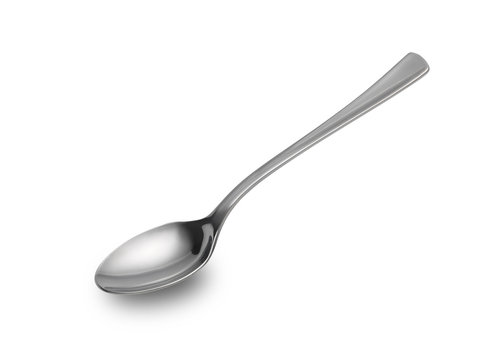
#> input picture test_images/spoon1.jpg, 480 x 360 px
$ python -i preprocessing.py   (imports and definitions only)   (older library calls are emulated)
#> lines starting #> are read from the running program, lines starting #| are printed output that depends on the picture; after the words box and inside, x2 and y2 are one past the last pixel; in counts of white or black regions, pixels touching at a corner belong together
#> further down, picture is the input picture: shape (360, 480, 3); mean B, G, R 247.7, 247.7, 247.8
import cv2
import numpy as np
from typing import Optional


class EdgeDetector:
    #Default parameters
    DEFAULT_GAUSSIAN_SIGMA = 1.5
    DEFAULT_CANNY_LOW = 30
    DEFAULT_CANNY_HIGH = 100
    DEFAULT_SOBEL_KERNEL = 3
    DEFAULT_ITERATIONS = 2

    def __init__(self):
        #Initialize with default parameters
        self.gaussian_sigma = self.DEFAULT_GAUSSIAN_SIGMA
        self.canny_low = self.DEFAULT_CANNY_LOW
        self.canny_high = self.DEFAULT_CANNY_HIGH
        self.sobel_kernel = self.DEFAULT_SOBEL_KERNEL
        self.iterations = self.DEFAULT_ITERATIONS

    @staticmethod
    #Function to load an image from a given path
    def load_image(image_path: str) -> Optional[np.ndarray]:
        image = cv2.imread(image_path)
        if image is None:
            print(f"Error: Could not load image from {image_path}")
        return image

    @staticmethod
    #Function to convert an image to grayscale
    def to_grayscale(image: np.ndarray) -> np.ndarray:
        if len(image.shape) == 3:
            return cv2.cvtColor(image, cv2.COLOR_BGR2GRAY)
        return image

    #Function to apply Gaussian smoothing to an image
    def apply_gaussian_smoothing(self, image: np.ndarray, sigma: Optional[float] = None) -> np.ndarray:
        if sigma is None:
            sigma = self.gaussian_sigma

        kernel_size = int(2 * np.ceil(3 * sigma) + 1)
        if kernel_size % 2 == 0:
            kernel_size += 1

        return cv2.GaussianBlur(image, (kernel_size, kernel_size), sigma)

    #Function to perform Canny edge detection
    def canny_edge_detection(self, image: np.ndarray, low_threshold: Optional[int] = None, high_threshold: Optional[int] = None) -> np.ndarray:

        if low_threshold is None:
            low_threshold = self.canny_low
        if high_threshold is None:
            high_threshold = self.canny_high

        return cv2.Canny(image, low_threshold, high_threshold)
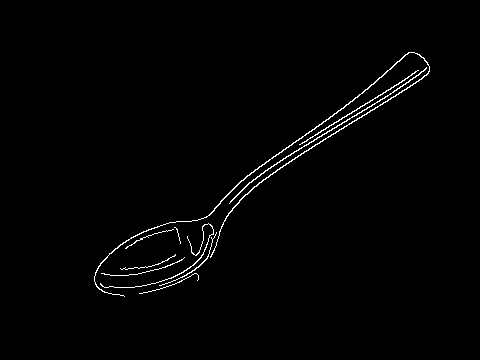
#> returned value: shape (360, 480); 1.2% white in thin lines or dots, all inside (x1, y1, x2, y2) = (94, 52, 430, 297)

    #Function to perform Sobel edge detection
    def sobel_edge_detection(self, image: np.ndarray, kernel_size: Optional[int] = None) -> np.ndarray:

        if kernel_size is None:
            kernel_size = self.sobel_kernel

        grad_x = cv2.Sobel(image, cv2.CV_64F, 1, 0, ksize=kernel_size)
        grad_y = cv2.Sobel(image, cv2.CV_64F, 0, 1, ksize=kernel_size)
        magnitude = np.sqrt(grad_x**2 + grad_y**2)
        magnitude = np.uint8(255 * magnitude / np.max(magnitude))

        return magnitude

    #Function to perform iterative Canny edge detection
    def iterative_canny(self, image: np.ndarray, iterations: Optional[int] = None) -> np.ndarray:

        if iterations is None:
            iterations = self.iterations

        combined_edges = np.zeros_like(image, dtype=np.uint8)

        for i in range(iterations):

            sigma = self.gaussian_sigma * (i + 1)
            smoothed = self.apply_gaussian_smoothing(image, sigma)
            edges = self.canny_edge_detection(smoothed)

            combined_edges = cv2.bitwise_or(combined_edges, edges)

        return combined_edges

    #Function to perform morphological closing on an edge map
    def morphological_closing(self, edge_map: np.ndarray, kernel_size: int = 3) -> np.ndarray:

#> called with kernel_size = 3
        kernel = cv2.getStructuringElement(cv2.MORPH_RECT, (kernel_size, kernel_size))
        return cv2.morphologyEx(edge_map, cv2.MORPH_CLOSE, kernel)
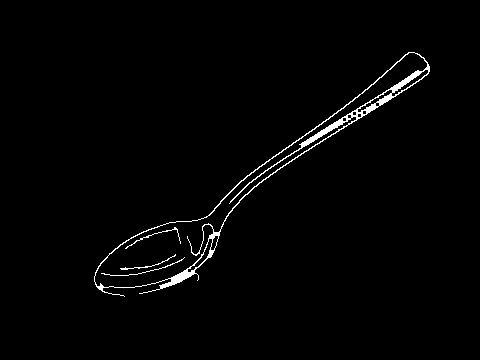
#> returned value: shape (360, 480); 1.6% white; 4 white regions, box (x1, y1, x2, y2) and area: (94, 52, 430, 297) 2481, (101, 257, 185, 276) 92, (125, 227, 181, 249) 87, (120, 254, 176, 270) 75

    #Function to get clean edges using specified method
    def get_clean_edges(self, image: np.ndarray, method: str = 'canny') -> np.ndarray:
        # Convert to grayscale
        gray = self.to_grayscale(image)

        #Smooth image
        smoothed = self.apply_gaussian_smoothing(gray)

        #Edge detection
        if method == 'canny':
            edges = self.canny_edge_detection(smoothed)

        elif method == 'sobel':

            sobel_edges = self.sobel_edge_detection(smoothed)
            _, edges = cv2.threshold(sobel_edges, 100, 255, cv2.THRESH_BINARY)

        elif method == 'iterative':
            edges = self.iterative_canny(smoothed)

        else:
            raise ValueError(f"Unknown method: {method}")

        #Apply morphological cleanup
        cleaned = self.morphological_closing(edges)

        return cleaned

>>> import cv2
>>> picture = cv2.imread('../test_images/spoon1.jpg')
>>> result = EdgeDetector().get_clean_edges(picture)
